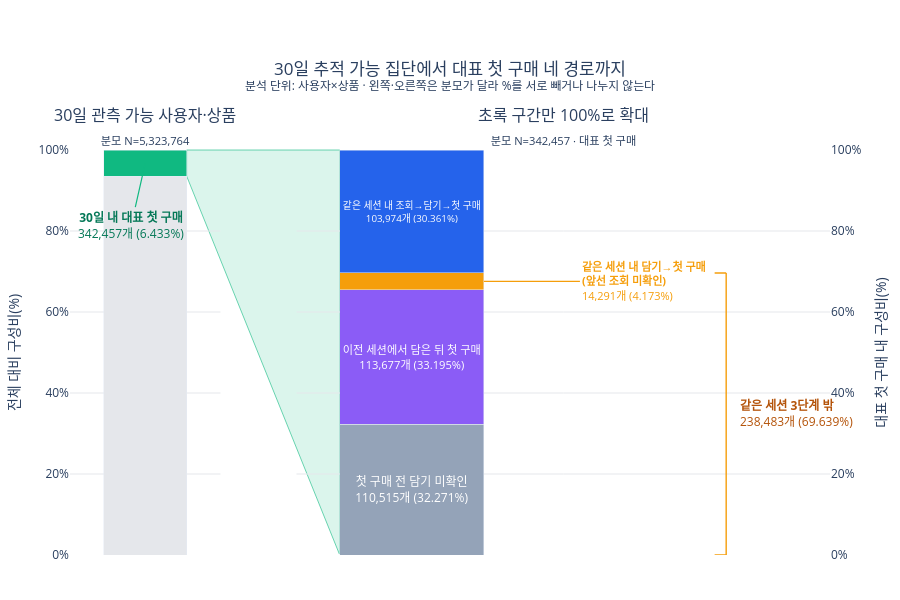

The cell this chart's notebook holds for it:
### Code cell
from plotly.subplots import make_subplots

non_purchase_n = eligible_30day_n - representative_purchase_n
same_visit_n = int(path_summary.loc[path_summary['경로순서'].eq(1), '사용자·상품 수'].iloc[0])
outside_same_visit_n = representative_purchase_n - same_visit_n
purchase_rate = representative_purchase_n / eligible_30day_n * 100
outside_rate = outside_same_visit_n / representative_purchase_n * 100
PATH_COLORS = {1:'#2563EB', 2:'#F59E0B', 3:'#8B5CF6', 4:'#94A3B8'}   # §3 경로 막대와 같은 색 체계
NARROW_PCT = 8.0                                                      # 이보다 좁으면 막대 안에 글자가 들어가지 않는다
LEFT_BAR_WIDTH, RIGHT_BAR_WIDTH = 0.55, 1.0
RIGHT_X_RANGE = (-0.8, 2.9)

fig = make_subplots(
    rows=1, cols=2, column_widths=[0.22, 0.78], horizontal_spacing=0.10,
    subplot_titles=(f'30일 관측 가능 사용자·상품<br><sub>분모 N={eligible_30day_n:,}</sub>',
                    f'초록 구간만 100%로 확대<br><sub>분모 N={representative_purchase_n:,} · 대표 첫 구매</sub>'),
)
# 왼쪽: 전체 대비 구매 cohort 비중
fig.add_trace(go.Bar(
    x=['전체'], y=[100 - purchase_rate], marker_color='#E5E7EB', width=LEFT_BAR_WIDTH,
    hovertemplate=f'30일 내 구매 미확인<br>{non_purchase_n:,}개<br>%{{y:.3f}}%<extra></extra>', showlegend=False,
), row=1, col=1)
fig.add_trace(go.Bar(
    x=['전체'], y=[purchase_rate], marker_color=COLORS['purchase'], width=LEFT_BAR_WIDTH,
    hovertemplate=f'30일 내 대표 첫 구매<br>{representative_purchase_n:,}개<br>%{{y:.3f}}%<extra></extra>', showlegend=False,
), row=1, col=1)

# 오른쪽: 대표 첫 구매를 100%로 두고 네 경로까지 세부 분해 (경로 1이 위)
narrow_callouts = []
for _, row in path_summary.iloc[::-1].iterrows():
    order = int(row['경로순서'])
    count = int(row['사용자·상품 수'])
    pct = float(row['대표 첫 구매 내 비율(%)'])
    is_wide = pct >= NARROW_PCT
    fig.add_trace(go.Bar(
        x=['대표 첫 구매'], y=[pct], marker_color=PATH_COLORS[order], width=RIGHT_BAR_WIDTH,
        text=[f"{row['대표 첫 구매 경로']}<br>{count:,}개 ({pct:.3f}%)"] if is_wide else [''],
        textposition='inside', insidetextanchor='middle', textfont=dict(color='white', size=12),
        hovertemplate=f"{row['대표 첫 구매 경로']}<br>{count:,}개<br>%{{y:.3f}}%<extra></extra>", showlegend=False,
    ), row=1, col=2)
    if not is_wide:
        narrow_callouts.append((order, row['대표 첫 구매 경로'], count, pct))

fig.update_layout(
    barmode='stack', height=600, bargap=0.35, paper_bgcolor='white', plot_bgcolor='white',
    title=dict(text='30일 추적 가능 집단에서 대표 첫 구매 네 경로까지<br>'
                    '<sup>분석 단위: 사용자×상품 · 왼쪽·오른쪽은 분모가 달라 %를 서로 빼거나 나누지 않는다</sup>', x=0.5),
    margin=dict(l=70, r=70, t=150, b=45),
)
fig.update_yaxes(range=[0, 100], ticksuffix='%', gridcolor='#E5E7EB',
                 title_text='전체 대비 구성비(%)', row=1, col=1)
fig.update_yaxes(range=[0, 100], ticksuffix='%', gridcolor='#E5E7EB',
                 title_text='대표 첫 구매 내 구성비(%)', side='right', row=1, col=2)
fig.update_xaxes(showticklabels=False, range=[-0.5, 0.5], row=1, col=1)
fig.update_xaxes(showticklabels=False, range=list(RIGHT_X_RANGE), row=1, col=2)

# 확대 띠: 왼쪽 초록 구간의 모서리와 오른쪽 막대의 모서리를 실제 좌표로 잇는다
left_x0, left_x1 = fig.layout.xaxis.domain
right_x0, right_x1 = fig.layout.xaxis2.domain
domain_y0, domain_y1 = fig.layout.yaxis.domain
def _paper_y(value_pct):
    return domain_y0 + value_pct / 100 * (domain_y1 - domain_y0)
left_bar_right = left_x0 + (left_x1 - left_x0) * (LEFT_BAR_WIDTH / 2 + 0.5)
right_span = RIGHT_X_RANGE[1] - RIGHT_X_RANGE[0]
right_bar_left = right_x0 + (right_x1 - right_x0) * (
    (-RIGHT_BAR_WIDTH / 2 - RIGHT_X_RANGE[0]) / right_span
)
fig.add_shape(
    type='path', xref='paper', yref='paper', layer='below',
    path=(f'M {left_bar_right},{_paper_y(100)} L {right_bar_left},{domain_y1} '
          f'L {right_bar_left},{domain_y0} L {left_bar_right},{_paper_y(100 - purchase_rate)} Z'),
    fillcolor='rgba(16,185,129,0.15)', line=dict(color='rgba(16,185,129,0.6)', width=1),
)
fig.add_annotation(
    x=(left_x0 + left_x1) / 2, y=_paper_y(100 - purchase_rate / 2), xref='paper', yref='paper',
    text=f'<b>30일 내 대표 첫 구매</b><br>{representative_purchase_n:,}개 ({purchase_rate:.3f}%)',
    showarrow=True, arrowhead=0, arrowwidth=1.2, arrowcolor=COLORS['purchase'],
    ax=-14, ay=62, font=dict(size=12, color='#047857'), align='center',
)
# 좁은 경로는 막대 밖으로 빼서 지시선으로 잇는다
for order, label, count, pct in narrow_callouts:
    below = float(path_summary.loc[path_summary['경로순서'].gt(order), '대표 첫 구매 내 비율(%)'].sum())
    fig.add_annotation(
        x=RIGHT_BAR_WIDTH / 2, y=below + pct / 2, xref='x2', yref='y2',
        text=f'<b>{label.replace("(", "<br>(")}</b><br>{count:,}개 ({pct:.3f}%)',
        showarrow=True, arrowhead=0, arrowwidth=1.2, arrowcolor=PATH_COLORS[order],
        ax=96, ay=0, xanchor='left', font=dict(size=11, color=PATH_COLORS[order]), align='left',
    )
# 경로 2~4를 묶어 '같은 세션 3단계 밖' 규모를 표시한다
bracket_x, tick_x = 2.18, 2.10
fig.add_shape(type='line', xref='x2', yref='y2', x0=bracket_x, x1=bracket_x, y0=0, y1=outside_rate,
              line=dict(color=COLORS['cart'], width=1.4))
for y_end in (0, outside_rate):
    fig.add_shape(type='line', xref='x2', yref='y2', x0=tick_x, x1=bracket_x, y0=y_end, y1=y_end,
                  line=dict(color=COLORS['cart'], width=1.4))
fig.add_annotation(
    x=bracket_x + 0.08, y=outside_rate / 2, xref='x2', yref='y2', xanchor='left',
    text=f'<b>같은 세션 3단계 밖</b><br>{outside_same_visit_n:,}개 ({outside_rate:.3f}%)',
    showarrow=False, font=dict(size=12, color='#B45309'), align='left',
)
fig.show()

### Figure 1 — Plotly figure (JSON) as saved in the notebook; plotly's stock layout.template omitted (floating-point values rounded to 4 significant figures)
{"data": [{"hovertemplate": "30일 내 구매 미확인<br>4,981,307개<br>%{y:.3f}%<extra></extra>", "marker": {"color": "#E5E7EB"}, "showlegend": false, "type": "bar", "width": 0.55, "x": ["전체"], "xaxis": "x", "y": [93.57], "yaxis": "y"}, {"hovertemplate": "30일 내 대표 첫 구매<br>342,457개<br>%{y:.3f}%<extra></extra>", "marker": {"color": "#10B981"}, "showlegend": false, "type": "bar", "width": 0.55, "x": ["전체"], "xaxis": "x", "y": [6.433], "yaxis": "y"}, {"hovertemplate": "첫 구매 전 담기 미확인<br>110,515개<br>%{y:.3f}%<extra></extra>", "insidetextanchor": "middle", "marker": {"color": "#94A3B8"}, "showlegend": false, "text": ["첫 구매 전 담기 미확인<br>110,515개 (32.271%)"], "textfont": {"color": "white", "size": 12}, "textposition": "inside", "type": "bar", "width": 1, "x": ["대표 첫 구매"], "xaxis": "x2", "y": [32.27], "yaxis": "y2"}, {"hovertemplate": "이전 세션에서 담은 뒤 첫 구매<br>113,677개<br>%{y:.3f}%<extra></extra>", "insidetextanchor": "middle", "marker": {"color": "#8B5CF6"}, "showlegend": false, "text": ["이전 세션에서 담은 뒤 첫 구매<br>113,677개 (33.195%)"], "textfont": {"color": "white", "size": 12}, "textposition": "inside", "type": "bar", "width": 1, "x": ["대표 첫 구매"], "xaxis": "x2", "y": [33.19], "yaxis": "y2"}, {"hovertemplate": "같은 세션 내 담기→첫 구매 (앞선 조회 미확인)<br>14,291개<br>%{y:.3f}%<extra></extra>", "insidetextanchor": "middle", "marker": {"color": "#F59E0B"}, "showlegend": false, "text": [""], "textfont": {"color": "white", "size": 12}, "textposition": "inside", "type": "bar", "width": 1, "x": ["대표 첫 구매"], "xaxis": "x2", "y": [4.173], "yaxis": "y2"}, {"hovertemplate": "같은 세션 내 조회→담기→첫 구매<br>103,974개<br>%{y:.3f}%<extra></extra>", "insidetextanchor": "middle", "marker": {"color": "#2563EB"}, "showlegend": false, "text": ["같은 세션 내 조회→담기→첫 구매<br>103,974개 (30.361%)"], "textfont": {"color": "white", "size": 12}, "textposition": "inside", "type": "bar", "width": 1, "x": ["대표 첫 구매"], "xaxis": "x2", "y": [30.36], "yaxis": "y2"}], "layout": {"annotations": [{"font": {"size": 16}, "showarrow": false, "text": "30일 관측 가능 사용자·상품<br><sub>분모 N=5,323,764</sub>", "x": 0.099, "xanchor": "center", "xref": "paper", "y": 1, "yanchor": "bottom", "yref": "paper"}, {"font": {"size": 16}, "showarrow": false, "text": "초록 구간만 100%로 확대<br><sub>분모 N=342,457 · 대표 첫 구매</sub>", "x": 0.649, "xanchor": "center", "xref": "paper", "y": 1, "yanchor": "bottom", "yref": "paper"}, {"align": "center", "arrowcolor": "#10B981", "arrowhead": 0, "arrowwidth": 1.2, "ax": -14, "ay": 62, "font": {"color": "#047857", "size": 12}, "showarrow": true, "text": "<b>30일 내 대표 첫 구매</b><br>342,457개 (6.433%)", "x": 0.099, "xref": "paper", "y": 0.9678, "yref": "paper"}, {"align": "left", "arrowcolor": "#F59E0B", "arrowhead": 0, "arrowwidth": 1.2, "ax": 96, "ay": 0, "font": {"color": "#F59E0B", "size": 11}, "showarrow": true, "text": "<b>같은 세션 내 담기→첫 구매 <br>(앞선 조회 미확인)</b><br>14,291개 (4.173%)", "x": 0.5, "xanchor": "left", "xref": "x2", "y": 67.55, "yref": "y2"}, {"align": "left", "font": {"color": "#B45309", "size": 12}, "showarrow": false, "text": "<b>같은 세션 3단계 밖</b><br>238,483개 (69.639%)", "x": 2.26, "xanchor": "left", "xref": "x2", "y": 34.82, "yref": "y2"}], "bargap": 0.35, "barmode": "stack", "height": 600, "margin": {"b": 45, "l": 70, "r": 70, "t": 150}, "paper_bgcolor": "white", "plot_bgcolor": "white", "shapes": [{"fillcolor": "rgba(16,185,129,0.15)", "layer": "below", "line": {"color": "rgba(16,185,129,0.6)", "width": 1}, "path": "M 0.15345,1.0 L 0.35491891891891897,1.0 L 0.35491891891891897,0.0 L 0.15345,0.9356738953867978 Z", "type": "path", "xref": "paper", "yref": "paper"}, {"line": {"color": "#F59E0B", "width": 1.4}, "type": "line", "x0": 2.18, "x1": 2.18, "xref": "x2", "y0": 0, "y1": 69.64, "yref": "y2"}, {"line": {"color": "#F59E0B", "width": 1.4}, "type": "line", "x0": 2.1, "x1": 2.18, "xref": "x2", "y0": 0, "y1": 0, "yref": "y2"}, {"line": {"color": "#F59E0B", "width": 1.4}, "type": "line", "x0": 2.1, "x1": 2.18, "xref": "x2", "y0": 69.64, "y1": 69.64, "yref": "y2"}], "title": {"text": "30일 추적 가능 집단에서 대표 첫 구매 네 경로까지<br><sup>분석 단위: 사용자×상품 · 왼쪽·오른쪽은 분모가 달라 %를 서로 빼거나 나누지 않는다</sup>", "x": 0.5}, "xaxis": {"anchor": "y", "domain": [0, 0.198], "range": [-0.5, 0.5], "showticklabels": false}, "xaxis2": {"anchor": "y2", "domain": [0.298, 1], "range": [-0.8, 2.9], "showticklabels": false}, "yaxis": {"anchor": "x", "domain": [0, 1], "gridcolor": "#E5E7EB", "range": [0, 100], "ticksuffix": "%", "title": {"text": "전체 대비 구성비(%)"}}, "yaxis2": {"anchor": "x2", "domain": [0, 1], "gridcolor": "#E5E7EB", "range": [0, 100], "side": "right", "ticksuffix": "%", "title": {"text": "대표 첫 구매 내 구성비(%)"}}}}
